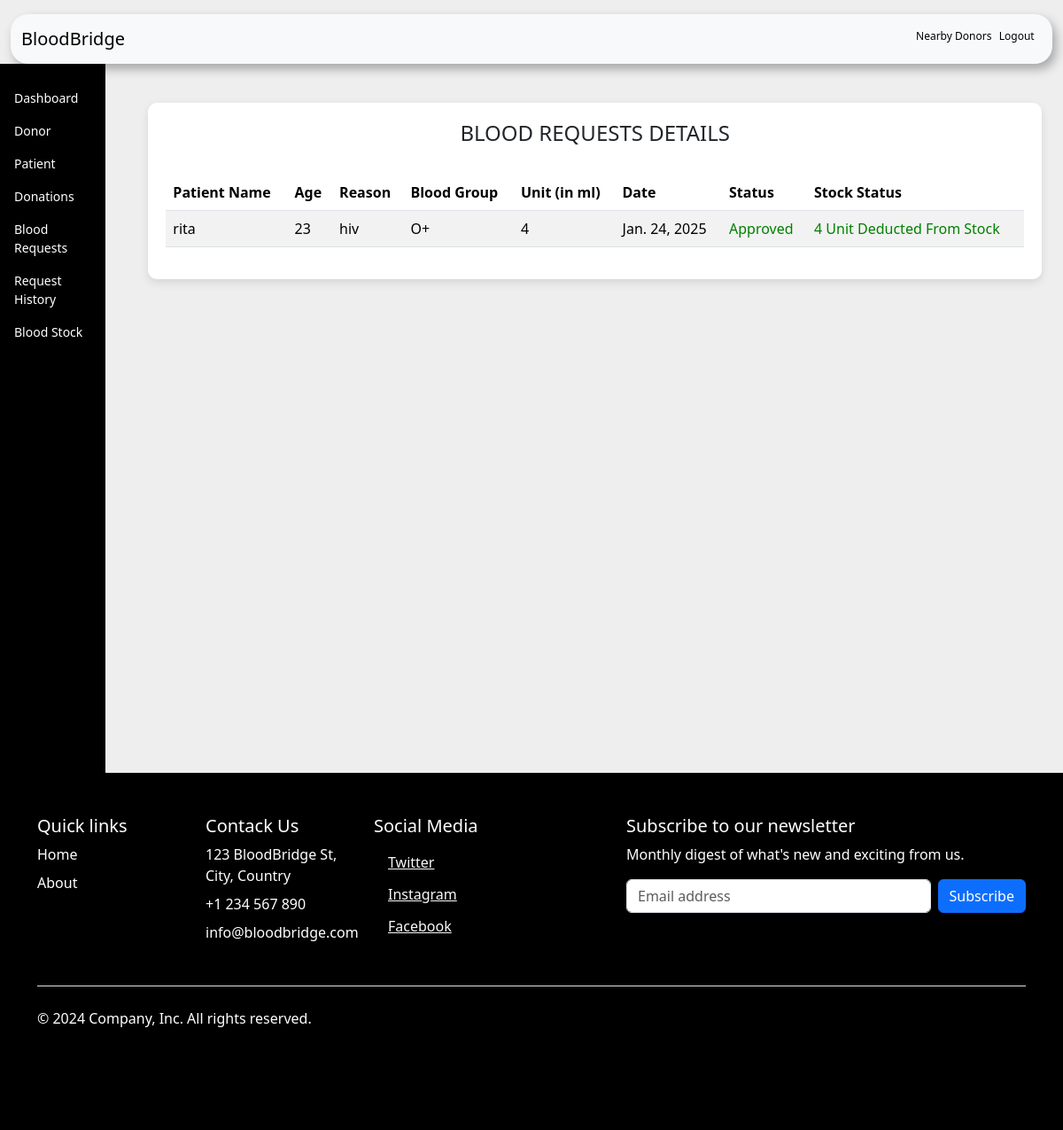
The page /admin-request-history (signed in) on the database as committed earlier.
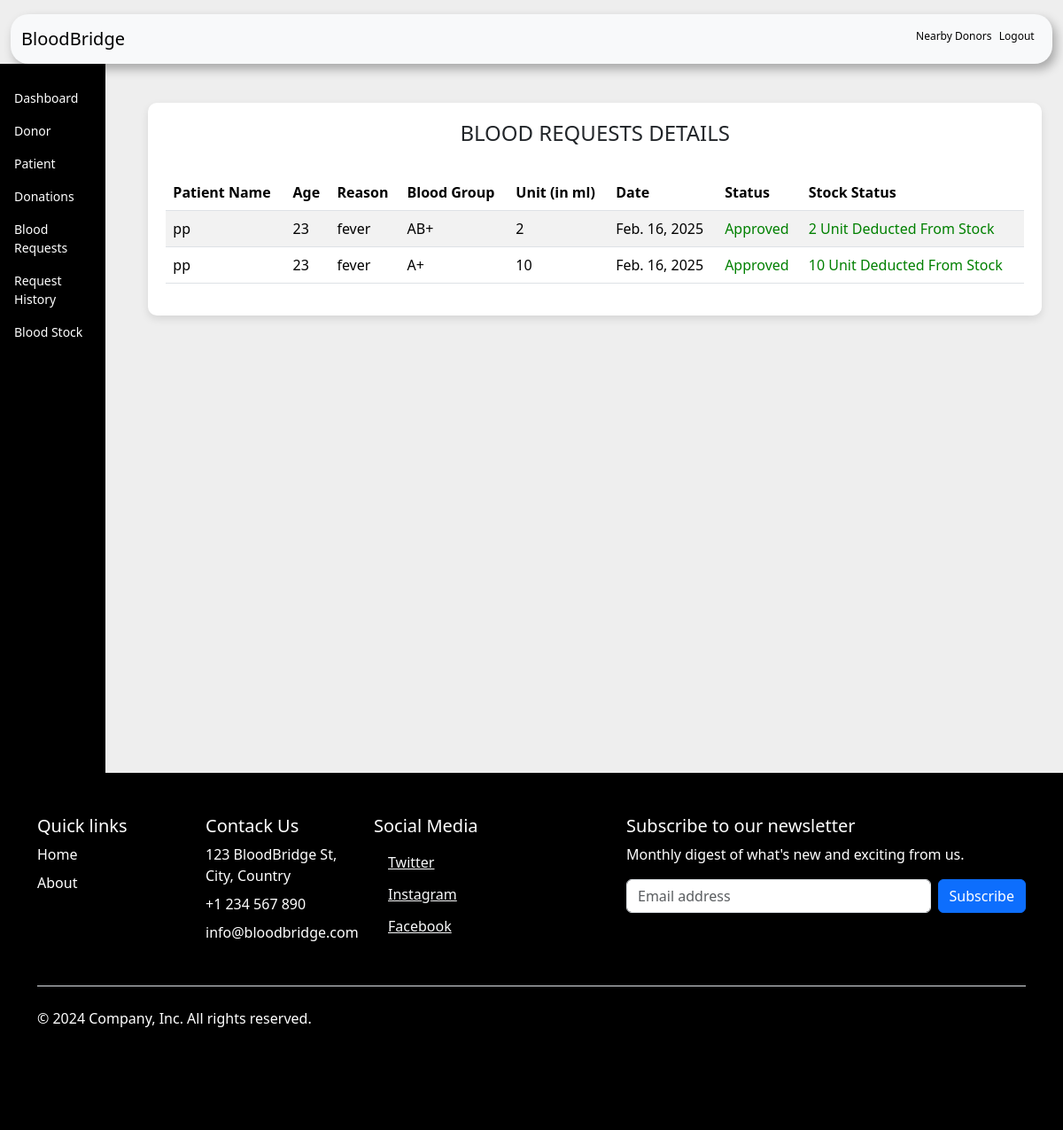
The same page on the database as committed later.
### blood/models.py (models this page shows, shortened)
class BloodRequest(models.Model):
    request_by_patient=models.ForeignKey(pmodels.Patient,null=True,on_delete=models.CASCADE)
    request_by_donor=models.ForeignKey(dmodels.Donor,null=True,on_delete=models.CASCADE)
    patient_name=models.CharField(max_length=30)
    patient_age=models.PositiveIntegerField()
    reason=models.CharField(max_length=500)
    bloodgroup=models.CharField(max_length=10)
    unit=models.PositiveIntegerField(default=0)
    status=models.CharField(max_length=20,default="Pending")
    date=models.DateField(auto_now=True)

### blood/views.py (the view)
# urls.py: path('admin-request-history', views.admin_request_history_view,name='admin-request-history'),
@login_required(login_url='adminlogin')
def admin_request_history_view(request):
    requests=models.BloodRequest.objects.all().exclude(status='Pending')
    return render(request,'blood/admin_request_history.html',{'requests':requests})

### templates/blood/admin_request_history.html (shortened to what the changed rows need)
{% block content %}
{% load widget_tweaks %}
{%load static%}
<!DOCTYPE html>
<html lang="en">
<head>
    <link rel="stylesheet" href="home.css">
    <link href="https://cdn.jsdelivr.net/npm/bootstrap@5.3.3/dist/css/bootstrap.min.css" rel="stylesheet">
</head>
<body style="background-color: rgb(238, 238, 238);">
    <div class="d-flex">
        <div class="container-fluid ms-4 p-4">
            <div class="table-container">
                <H4 class="text-center">BLOOD REQUESTS DETAILS</H4><br>
                <table class="table table-striped">
                    <thead >
                        <tr>
                            <th scope="col">Patient Name</th>
                            <th scope="col">Age</th>
                            <th scope="col">Reason</th>
                            <th scope="col">Blood Group</th>
                            <th scope="col">Unit (in ml)</th>
                            <th scope="col">Date</th>
                            <th scope="col">Status</th>
                            <th scope="col">Stock Status</th>
                        </tr>
                    </thead>
                    <tbody>
                        {% for t in requests %}
                        <tr>
                            <td> {{t.patient_name}}</td>
                            <td>{{t.patient_age}}</td>
                            <td>{{t.reason}}</td>
                            <td>{{t.bloodgroup}}</td>
                            <td>{{t.unit}}</td>
                            <td>{{t.date}}</td>
                            {% if t.status == 'Approved' %}
                            <td><span class="approved"> Approved</span></td>
                            <td><span class="approved"> {{t.unit}} Unit Deducted From Stock</span></td>
                            {% else %}
                            <td><span class="rejected">Rejected</span></td>
                            <td><span class="rejected"> 0 Unit Deducted From Stock</span></td>
                            {% endif %}
                        </tr>
                        {% endfor %}
                    </tbody>
                </table>
            </div>
        </div>
    </div>
</body>
</html>
{% endblock content %}

Rows that differ between the two databases and show on the page:
removed BloodRequest: patient_name "rita", patient_age "23", reason "hiv", bloodgroup "O+", unit "4", date "Jan. 24, 2025"
added BloodRequest: patient_name "pp", patient_age "23", reason "fever", bloodgroup "AB+", unit "2", date "Feb. 16, 2025"
added BloodRequest: patient_name "pp", patient_age "23", reason "fever", bloodgroup "A+", unit "10", date "Feb. 16, 2025"
